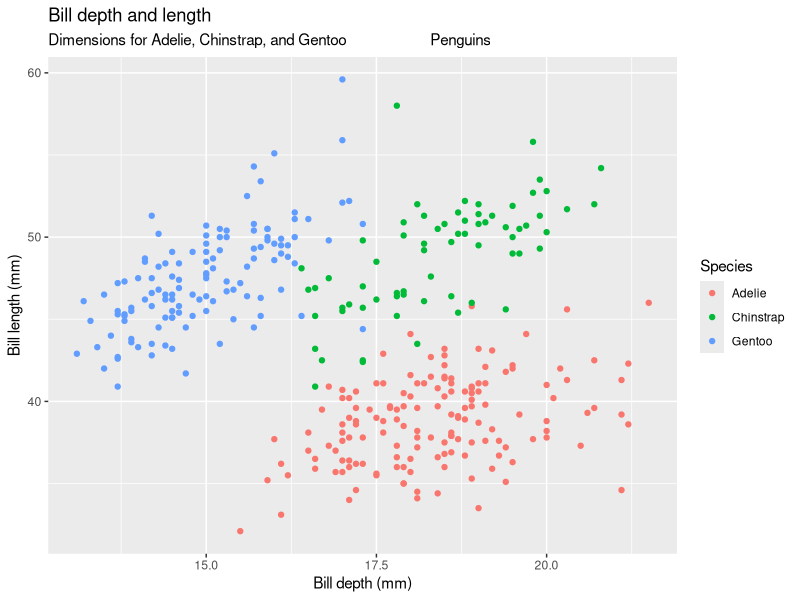

R code for this plot:
## ---- chunk 1
library(palmerpenguins)
library(tidyverse)
ggplot(penguins, 
       aes(x = bill_depth_mm, y = bill_length_mm,
       colour = species)) +
  geom_point() +
  labs(title = "Bill depth and length",
       subtitle = "Dimensions for Adelie, Chinstrap, and Gentoo                     Penguins",
       x = "Bill depth (mm)", 
       y = "Bill length (mm)",
       colour = "Species")

